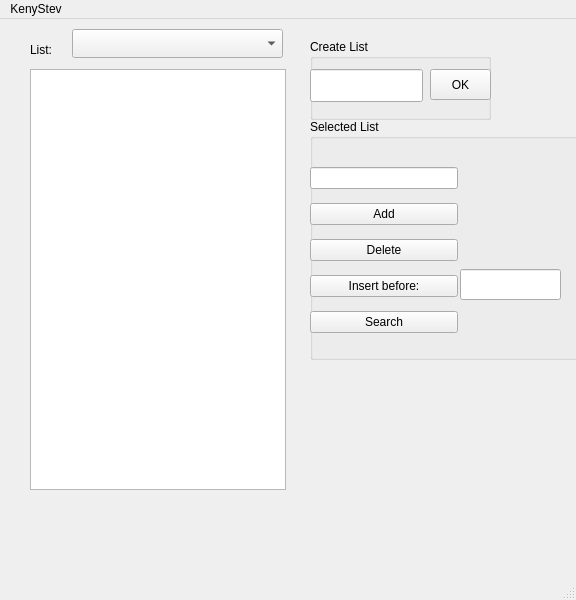
<?xml version="1.0" encoding="UTF-8"?>
<ui version="4.0">
 <class>Cursor</class>
 <widget class="QMainWindow" name="Cursor">
  <property name="geometry">
   <rect>
    <x>0</x>
    <y>0</y>
    <width>576</width>
    <height>600</height>
   </rect>
  </property>
  <property name="windowTitle">
   <string>MainWindow</string>
  </property>
  <widget class="QWidget" name="centralwidget">
   <widget class="QListWidget" name="listSelectedData">
    <property name="geometry">
     <rect>
      <x>30</x>
      <y>50</y>
      <width>256</width>
      <height>421</height>
     </rect>
    </property>
   </widget>
   <widget class="QComboBox" name="cmbLists">
    <property name="geometry">
     <rect>
      <x>72</x>
      <y>10</y>
      <width>211</width>
      <height>29</height>
     </rect>
    </property>
   </widget>
   <widget class="QLabel" name="label">
    <property name="geometry">
     <rect>
      <x>30</x>
      <y>20</y>
      <width>66</width>
      <height>21</height>
     </rect>
    </property>
    <property name="text">
     <string>List:</string>
    </property>
   </widget>
   <widget class="QGroupBox" name="groupBox">
    <property name="geometry">
     <rect>
      <x>310</x>
      <y>20</y>
      <width>181</width>
      <height>81</height>
     </rect>
    </property>
    <property name="title">
     <string>Create List</string>
    </property>
    <widget class="QLineEdit" name="txtNewList">
     <property name="geometry">
      <rect>
       <x>0</x>
       <y>30</y>
       <width>113</width>
       <height>33</height>
      </rect>
     </property>
     <property name="toolTip">
      <string/>
     </property>
     <property name="toolTipDuration">
      <number>-1</number>
     </property>
     <property name="whatsThis">
      <string/>
     </property>
     <property name="text">
      <string/>
     </property>
    </widget>
    <widget class="QPushButton" name="btnCreate">
     <property name="geometry">
      <rect>
       <x>120</x>
       <y>30</y>
       <width>61</width>
       <height>31</height>
      </rect>
     </property>
     <property name="text">
      <string>OK</string>
     </property>
    </widget>
   </widget>
   <widget class="QGroupBox" name="groupBox_2">
    <property name="geometry">
     <rect>
      <x>310</x>
      <y>100</y>
      <width>271</width>
      <height>241</height>
     </rect>
    </property>
    <property name="title">
     <string>Selected List</string>
    </property>
    <widget class="QLineEdit" name="txtBefore">
     <property name="geometry">
      <rect>
       <x>150</x>
       <y>150</y>
       <width>101</width>
       <height>31</height>
      </rect>
     </property>
    </widget>
    <widget class="QWidget" name="layoutWidget">
     <property name="geometry">
      <rect>
       <x>0</x>
       <y>40</y>
       <width>148</width>
       <height>183</height>
      </rect>
     </property>
     <layout class="QVBoxLayout" name="verticalLayout">
      <item>
       <widget class="QLineEdit" name="txtValor"/>
      </item>
      <item>
       <widget class="QPushButton" name="btnAdd">
        <property name="text">
         <string>Add</string>
        </property>
       </widget>
      </item>
      <item>
       <widget class="QPushButton" name="btnDelete">
        <property name="text">
         <string>Delete</string>
        </property>
       </widget>
      </item>
      <item>
       <widget class="QPushButton" name="btnInsert">
        <property name="text">
         <string>Insert before:</string>
        </property>
       </widget>
      </item>
      <item>
       <widget class="QPushButton" name="btnSearch">
        <property name="text">
         <string>Search</string>
        </property>
       </widget>
      </item>
     </layout>
    </widget>
   </widget>
  </widget>
  <widget class="QMenuBar" name="menubar">
   <property name="geometry">
    <rect>
     <x>0</x>
     <y>0</y>
     <width>576</width>
     <height>27</height>
    </rect>
   </property>
   <widget class="QMenu" name="menuKenyStev">
    <property name="title">
     <string>KenyStev</string>
    </property>
   </widget>
   <addaction name="menuKenyStev"/>
  </widget>
  <widget class="QStatusBar" name="statusbar"/>
 </widget>
 <resources/>
 <connections/>
</ui>
